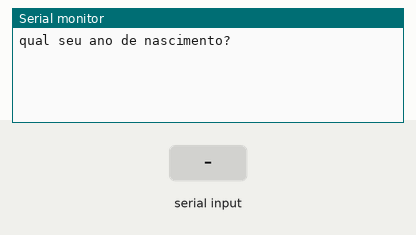
Simulated run of this sketch. Board: Arduino Uno, built with avr-gcc and run on an emulated ATmega328P. Shown: the last lines printed to the serial monitor. The inputs (shaded band) are chosen by the test bench.

Above: at 1.2 s.
1.3 s: "90,45\n" received over Serial
At 2.62 s:
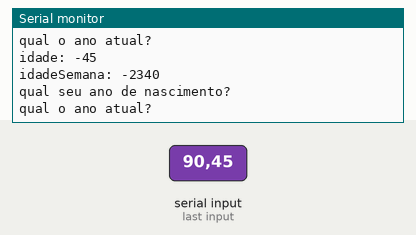
2.8 s: "30,150\n" received over Serial
At 5.0 s:
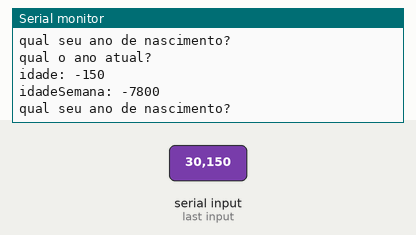

Measured:
- after the input at 1.3 s, the serial monitor: prints a new line at once (image 1)
- after the input at 2.8 s, the serial monitor: prints a new line at once (image 2)

The sketch:

lpmd_ex021.ino
```cpp
// Faça um programa que receba o ano de nascimento de uma pessoa e
//o ano atual.
//a. A idade dessa pessos
//b. Essa idade convertida em semanas

int anoDeNascimento = 0;
int anoAtual = 0;
int idade = 0;
int idadeSemana = 0;

void setup()
{
 Serial.begin(9600);
}

void loop()
{
  //Entrada
  Serial.println("qual seu ano de nascimento?");
  while(!Serial.available() );
  anoDeNascimento = Serial.parseInt();

  Serial.println("qual o ano atual?");
  while(!Serial.available() );
  anoAtual = Serial.parseInt();


  //Processamentos
  idade = anoAtual - anoDeNascimento;
  idadeSemana = idade * 52;

  //Saída
  Serial.println("idade: " + String(idade) );
  Serial.println("idadeSemana: " + String(idadeSemana) );


}
```
